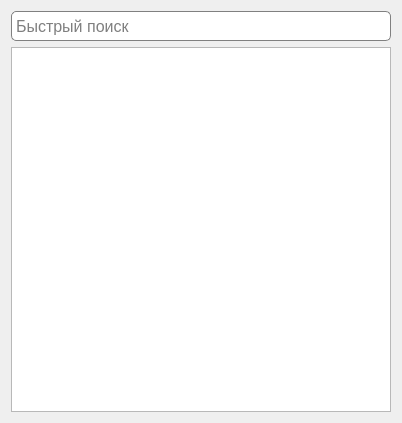
<?xml version="1.0" encoding="UTF-8"?>
<ui version="4.0">
 <class>Dialog</class>
 <widget class="QDialog" name="Dialog">
  <property name="geometry">
   <rect>
    <x>0</x>
    <y>0</y>
    <width>402</width>
    <height>423</height>
   </rect>
  </property>
  <property name="windowTitle">
   <string>Задолжники</string>
  </property>
  <layout class="QVBoxLayout" name="verticalLayout_2">
   <item>
    <layout class="QVBoxLayout" name="verticalLayout">
     <item>
      <widget class="QLineEdit" name="edit_search">
       <property name="minimumSize">
        <size>
         <width>0</width>
         <height>30</height>
        </size>
       </property>
       <property name="font">
        <font>
         <pointsize>12</pointsize>
        </font>
       </property>
       <property name="styleSheet">
        <string notr="true">border-radius: 5px;
border: 1px solid gray;
padding: 2px;</string>
       </property>
       <property name="placeholderText">
        <string>Быстрый поиск</string>
       </property>
      </widget>
     </item>
     <item>
      <widget class="QListWidget" name="list_debtors">
       <property name="font">
        <font>
         <pointsize>11</pointsize>
        </font>
       </property>
       <property name="contextMenuPolicy">
        <enum>Qt::ActionsContextMenu</enum>
       </property>
      </widget>
     </item>
    </layout>
   </item>
  </layout>
 </widget>
 <resources/>
 <connections/>
</ui>
